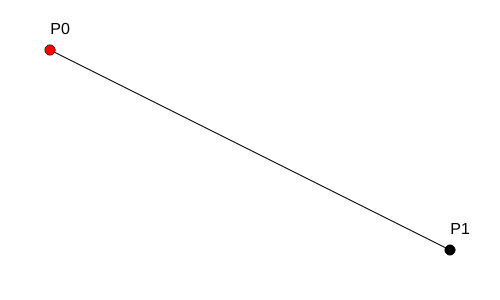
Frame 1 (no input)
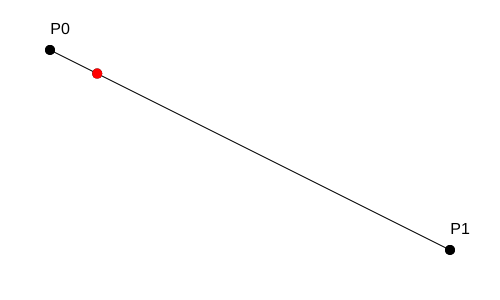
Frame 60 (no input)
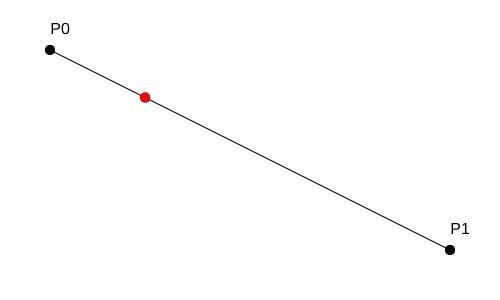
Frame 120 (the mouse pressed at the canvas centre since frame 60)

The p5.js sketch that drew these frames (run headless with seeded random() and noise() and a simulated clock; from frame 60 on, the mouse is pressed at the canvas centre):

// p5.js sketch
// ── sketch.js
let controlPoints = [];
let t = 0;
let speed = 0.002; // 
let selectedPoint = null;

function setup() {
  createCanvas(500, 300);
  textFont('Helvetica', 16);
  textAlign(CENTER, CENTER);
  
  // Aggiungere due punti di controllo iniziali per una curva lineare diagonale
  controlPoints.push(createVector(50, 50));
  controlPoints.push(createVector(450, 250));
}

function draw() {
  background(255);
  
  if (controlPoints.length === 2) {
    // Disegna i punti di controllo
    for (let i = 0; i < controlPoints.length; i++) {
      fill(0); // Punti di controllo sono neri
      ellipse(controlPoints[i].x, controlPoints[i].y, 10, 10);
      text(`P${i}`, controlPoints[i].x + 10, controlPoints[i].y - 20); // Mostra il tipo di punto
    }

    // Disegna le linee di controllo
    stroke(0, 100);
    noFill();
    beginShape();
    for (let i = 0; i < controlPoints.length; i++) {
      vertex(controlPoints[i].x, controlPoints[i].y);
    }
    endShape();

    // Disegna la curva di Bézier lineare usando de Casteljau
    stroke(0);
    noFill();
    beginShape();
    for (let tt = 0; tt <= 1; tt += 0.01) {
      let b = deCasteljau(controlPoints, tt);
      vertex(b.x, b.y);
    }
    endShape();

    // Disegna l'algoritmo di De Casteljau
    let intermediatePoints = controlPoints;
    while (intermediatePoints.length > 1) {
      let newPoints = [];
      for (let i = 0; i < intermediatePoints.length - 1; i++) {
        let p = p5.Vector.lerp(intermediatePoints[i], intermediatePoints[i + 1], t);
        newPoints.push(p);
      }
      stroke(0, 255, 0, 150);
      noFill();
      beginShape();
      for (let i = 0; i < newPoints.length; i++) {
        vertex(newPoints[i].x, newPoints[i].y);
      }
      endShape();

      // Disegna i punti agli estremi delle linee rette di interpolazione
      fill(0, 0, 0);
      noStroke();
      for (let i = 0; i < intermediatePoints.length; i++) {
        ellipse(intermediatePoints[i].x, intermediatePoints[i].y, 10, 10);
      }
      for (let i = 0; i < newPoints.length; i++) {
        ellipse(newPoints[i].x, newPoints[i].y, 10, 10);
      }

      intermediatePoints = newPoints;
    }

    // Disegna il punto sulla curva di Bézier calcolato con De Casteljau
    let pointOnCurve = deCasteljau(controlPoints, t);
    fill(255, 0, 0);
    ellipse(pointOnCurve.x, pointOnCurve.y, 10, 10);

    t += speed;
    if (t > 1) {
      t = 0;
    }
  }

  // Trascinamento dei punti di controllo
  if (selectedPoint !== null) {
    controlPoints[selectedPoint].x = mouseX;
    controlPoints[selectedPoint].y = mouseY;
  }
}

// Funzione per calcolare i punti sulla curva di Bézier usando l'algoritmo di De Casteljau
function deCasteljau(points, t) {
  while (points.length > 1) {
    let newPoints = [];
    for (let i = 0; i < points.length - 1; i++) {
      let p = p5.Vector.lerp(points[i], points[i + 1], t);
      newPoints.push(p);
    }
    points = newPoints;
  }
  return points[0];
}

// Funzione per aggiungere punti di controllo tramite il clic del mouse
function mousePressed() {
  if (mouseY > 40) { // Evita di aggiungere punti sopra il testo
    let clickedPoint = getClickedPoint();
    if (clickedPoint !== -1) {
      selectedPoint = clickedPoint;
    }
  }
}

function mouseReleased() {
  selectedPoint = null;
}

// Funzione per resettare i punti di controllo premendo 'A'
function keyPressed() {
  if (key === 'A' || key === 'a') {
    controlPoints = [];
    controlPoints.push(createVector(50, 50));
    controlPoints.push(createVector(450, 250));
    t = 0;
  }
}

// Funzione per ottenere l'indice del punto di controllo cliccato
function getClickedPoint() {
  for (let i = 0; i < controlPoints.length; i++) {
    let d = dist(mouseX, mouseY, controlPoints[i].x, controlPoints[i].y);
    if (d < 10) {
      return i;
    }
  }
  return -1;
}
